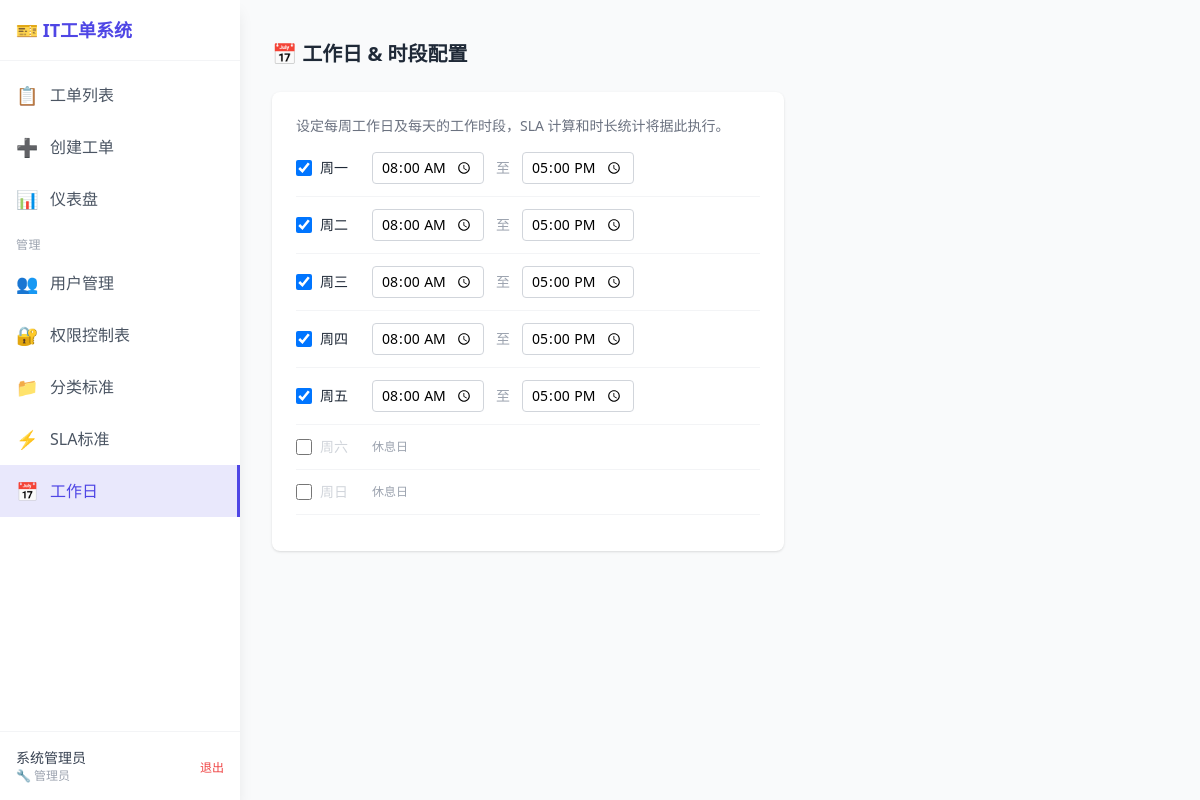
Screenshot of /admin/workdays (signed in) with the database file from the repository.
### app/models/user.py (models this page shows, shortened)
class User(Base):
    __tablename__ = "users"
    id: Mapped[int] = mapped_column(Integer, primary_key=True, autoincrement=True)
    username: Mapped[str] = mapped_column(String(50), unique=True, nullable=False, index=True)
    email: Mapped[Optional[str]] = mapped_column(String(255), nullable=True)
    password_hash: Mapped[str] = mapped_column(String(255), nullable=False)
    display_name: Mapped[str] = mapped_column(String(100), nullable=False)
    role: Mapped[str] = mapped_column(String(20), nullable=False, default="end_user")
    is_active: Mapped[bool] = mapped_column(Boolean, default=True)
    created_at: Mapped[datetime] = mapped_column(
        DateTime(timezone=True), default=lambda: now()
    )
    updated_at: Mapped[Optional[datetime]] = mapped_column(
        DateTime(timezone=True), nullable=True, onupdate=lambda: now()
    )

### app/models/workday_config.py (models this page shows)
class WorkdayConfig(Base):
    __tablename__ = "workday_config"
    day_of_week: Mapped[int] = mapped_column(
        Integer, primary_key=True
    )  # 0=Mon, 1=Tue, ..., 6=Sun
    label: Mapped[str] = mapped_column(String(10), nullable=False)
    is_workday: Mapped[bool] = mapped_column(Boolean, default=True)
    work_start: Mapped[str] = mapped_column(String(5), default="08:00")
    work_end: Mapped[str] = mapped_column(String(5), default="17:00")

### app/routers/admin.py (the view)
@router.get("/workdays", response_class=HTMLResponse)
async def admin_workdays(
    request: Request,
    db: AsyncSession = Depends(get_db),
    current_user: User = Depends(require_admin),
):
    from app.services.workday_service import get_workday_config
    workdays = await get_workday_config(db)
    ctx = template_context(request, current_user, workdays=workdays)
    return templates.TemplateResponse("admin/workdays.html", ctx)

### app/templates/admin/workdays.html (shortened to what this page needs)
{% extends "base.html" %}
{% block content %}
<div class="px-8 py-6">
    <h2 class="text-xl font-bold text-gray-800 mb-6">📅 工作日 & 时段配置</h2>
    <div class="bg-white rounded-lg shadow p-6 max-w-lg">
        <p class="text-sm text-gray-500 mb-4">设定每周工作日及每天的工作时段，SLA 计算和时长统计将据此执行。</p>
        {% for w in workdays %}
        <form method="POST" action="/admin/workdays/save" class="mb-0">
            <div class="flex items-center gap-3 mb-3 pb-3 border-b border-gray-100">
                <label class="flex items-center gap-2 w-16 cursor-pointer">
                    <input type="checkbox" name="is_workday" value="true"
                           {% if w.is_workday %}checked{% endif %}
                           onchange="this.form.submit()"
                           class="w-4 h-4 text-indigo-600 rounded">
                    <span class="text-sm font-medium {% if w.is_workday %}text-gray-800{% else %}text-gray-300{% endif %}">
                        {{ w.label }}
                    </span>
                </label>
                {% if w.is_workday %}
                <input type="time" name="work_start" value="{{ w.work_start }}"
                       class="w-28 px-2 py-1 border border-gray-300 rounded text-sm"
                       onchange="this.form.submit()">
                <span class="text-gray-400 text-sm">至</span>
                <input type="time" name="work_end" value="{{ w.work_end }}"
                       class="w-28 px-2 py-1 border border-gray-300 rounded text-sm"
                       onchange="this.form.submit()">
                {% else %}
                <span class="text-xs text-gray-400">休息日</span>
                {% endif %}
            </div>
        </form>
        {% endfor %}
    </div>
</div>
{% endblock %}

### app/templates/base.html (shortened to what this page needs)
<!DOCTYPE html>
<html lang="zh-CN">
<head>
    <script src="/static/tailwind.min.js"></script>
</head>
<body class="bg-gray-50 min-h-screen flex">
    {% if current_user %}
    <nav class="w-60 bg-white shadow-lg h-screen fixed left-0 top-0 flex flex-col z-10">
        <div class="p-4 border-b border-gray-100">
            <h1 class="text-lg font-bold text-indigo-600">🎫 IT工单系统</h1>
        </div>
        <div class="flex-1 py-2 overflow-y-auto">
            <a href="/tickets" class="flex items-center px-4 py-3 text-gray-600 hover:bg-gray-50 {% if request.url.path == '/tickets' %}sidebar-active{% endif %}">
                <span class="text-lg mr-3">📋</span> <span>工单列表</span>
            </a>
            <a href="/tickets/new" class="flex items-center px-4 py-3 text-gray-600 hover:bg-gray-50 {% if request.url.path == '/tickets/new' %}sidebar-active{% endif %}">
                <span class="text-lg mr-3">➕</span> <span>创建工单</span>
            </a>
            {% if current_user.is_staff %}
            <a href="/dashboard" class="flex items-center px-4 py-3 text-gray-600 hover:bg-gray-50 {% if request.url.path == '/dashboard' %}sidebar-active{% endif %}">
                <span class="text-lg mr-3">📊</span> <span>仪表盘</span>
            </a>
            {% endif %}
            {% if current_user.is_admin %}
            <div class="px-4 pt-3 pb-1 text-xs text-gray-400 uppercase tracking-wider">管理</div>
            <a href="/admin/users" class="flex items-center px-4 py-3 text-gray-600 hover:bg-gray-50 {% if '/admin/users' in request.url.path %}sidebar-active{% endif %}">
                <span class="text-lg mr-3">👥</span> <span>用户管理</span>
            </a>
            <a href="/admin/permissions" class="flex items-center px-4 py-3 text-gray-600 hover:bg-gray-50 {% if '/admin/permissions' in request.url.path %}sidebar-active{% endif %}">
                <span class="text-lg mr-3">🔐</span> <span>权限控制表</span>
            </a>
            <a href="/admin/categories" class="flex items-center px-4 py-3 text-gray-600 hover:bg-gray-50 {% if '/admin/categories' in request.url.path %}sidebar-active{% endif %}">
                <span class="text-lg mr-3">📁</span> <span>分类标准</span>
            </a>
            <a href="/admin/priorities" class="flex items-center px-4 py-3 text-gray-600 hover:bg-gray-50 {% if '/admin/priorities' in request.url.path %}sidebar-active{% endif %}">
                <span class="text-lg mr-3">⚡</span> <span>SLA标准</span>
            </a>
            <a href="/admin/workdays" class="flex items-center px-4 py-3 text-gray-600 hover:bg-gray-50 {% if '/admin/workdays' in request.url.path %}sidebar-active{% endif %}">
                <span class="text-lg mr-3">📅</span> <span>工作日</span>
            </a>
            {% endif %}
        </div>
        <div class="border-t border-gray-100 p-4">
            <div class="flex items-center justify-between">
                <div class="text-sm">
                    <div class="font-medium text-gray-700">{{ current_user.display_name }}</div>
                    <div class="text-xs text-gray-400">
                        {% if current_user.role == 'admin' %}🔧 管理员
                        {% elif current_user.role == 'it_staff' %}💻 IT人员
                        {% else %}👤 用户
                        {% endif %}
                    </div>
                </div>
                <form action="/auth/logout" method="POST">
                    <button type="submit" class="text-xs text-red-500 hover:text-red-700">退出</button>
                </form>
            </div>
        </div>
    </nav>
    {% endif %}
    <div class="ml-60 flex-1 pt-4">
        {% block content %}{% endblock %}
    </div>
</body>
</html>

### app/templates/base.html (style rules this page uses)
.sidebar-active { background-color: rgba(79, 70, 229, 0.12); border-right: 3px solid #4F46E5; }
.sidebar-active span { color: #4F46E5; }

### rows the page displays
User: display_name "系统管理员"
WorkdayConfig: is_workday "☑", label "周一", work_start "08:00", work_end "17:00"
WorkdayConfig: is_workday "☑", label "周二", work_start "08:00", work_end "17:00"
WorkdayConfig: is_workday "☑", label "周三", work_start "08:00", work_end "17:00"
WorkdayConfig: is_workday "☑", label "周四", work_start "08:00", work_end "17:00"
WorkdayConfig: is_workday "☑", label "周五", work_start "08:00", work_end "17:00"
WorkdayConfig: label "周六", shows "休息日"
WorkdayConfig: label "周日", shows "休息日"
